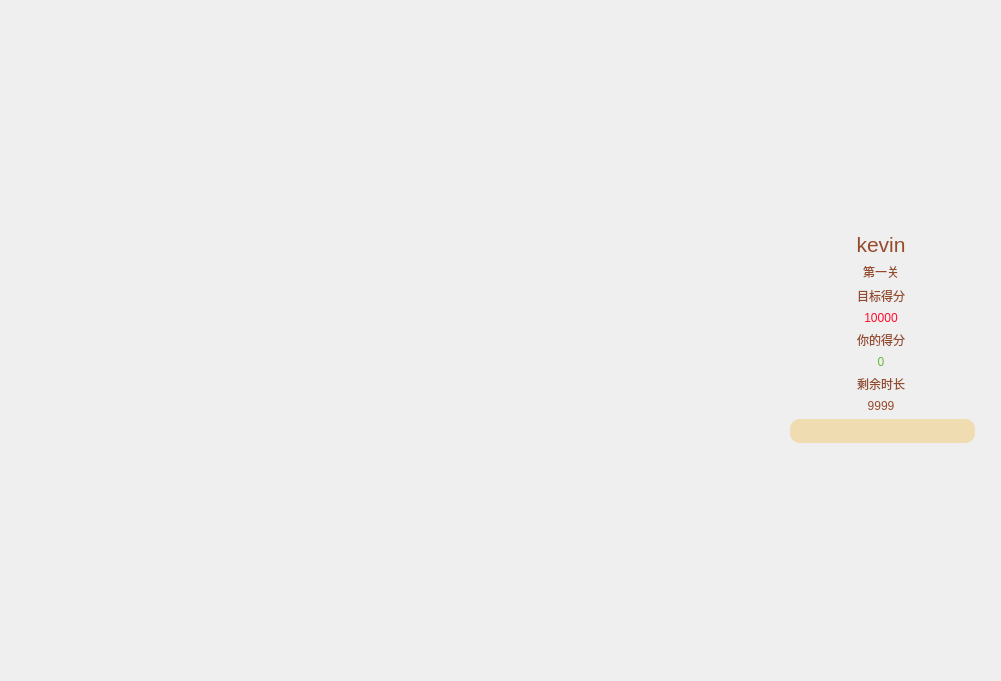
<?xml version="1.0" encoding="UTF-8"?>
<ui version="4.0">
 <class>GameWidget</class>
 <widget class="QWidget" name="GameWidget">
  <property name="geometry">
   <rect>
    <x>0</x>
    <y>0</y>
    <width>1001</width>
    <height>681</height>
   </rect>
  </property>
  <property name="sizePolicy">
   <sizepolicy hsizetype="Preferred" vsizetype="Preferred">
    <horstretch>0</horstretch>
    <verstretch>0</verstretch>
   </sizepolicy>
  </property>
  <property name="windowTitle">
   <string>Form</string>
  </property>
  <property name="styleSheet">
   <string notr="true"/>
  </property>
  <layout class="QHBoxLayout" name="horizontalLayout_2">
   <item>
    <widget class="QWidget" name="back_ground" native="true">
     <property name="autoFillBackground">
      <bool>false</bool>
     </property>
     <property name="styleSheet">
      <string notr="true">#back_ground {
	background-image: url(:/gui/gameWindow/bk.jpg)
}
</string>
     </property>
     <layout class="QHBoxLayout" name="horizontalLayout_3">
      <item>
       <layout class="QHBoxLayout" name="horizontalLayout">
        <item>
         <widget class="QWidget" name="left_widget" native="true">
          <property name="minimumSize">
           <size>
            <width>1</width>
            <height>0</height>
           </size>
          </property>
          <property name="maximumSize">
           <size>
            <width>100</width>
            <height>16777215</height>
           </size>
          </property>
          <layout class="QVBoxLayout" name="verticalLayout_4">
           <item>
            <widget class="QPushButton" name="time_stoper_button">
             <property name="styleSheet">
              <string notr="true">border:none;</string>
             </property>
             <property name="text">
              <string/>
             </property>
             <property name="icon">
              <iconset resource="../../resource/resource.qrc">
               <normaloff>:/gui/gameWindow/8.png</normaloff>:/gui/gameWindow/8.png</iconset>
             </property>
             <property name="iconSize">
              <size>
               <width>55</width>
               <height>55</height>
              </size>
             </property>
            </widget>
           </item>
           <item>
            <widget class="QPushButton" name="setting_button">
             <property name="styleSheet">
              <string notr="true">border:none;</string>
             </property>
             <property name="text">
              <string/>
             </property>
             <property name="icon">
              <iconset resource="../../resource/resource.qrc">
               <normaloff>:/gui/gameWindow/7.png</normaloff>:/gui/gameWindow/7.png</iconset>
             </property>
             <property name="iconSize">
              <size>
               <width>55</width>
               <height>55</height>
              </size>
             </property>
            </widget>
           </item>
           <item>
            <widget class="QPushButton" name="time_button">
             <property name="styleSheet">
              <string notr="true">border:none;</string>
             </property>
             <property name="text">
              <string/>
             </property>
             <property name="icon">
              <iconset resource="../../resource/resource.qrc">
               <normaloff>:/gui/gameWindow/4.png</normaloff>:/gui/gameWindow/4.png</iconset>
             </property>
             <property name="iconSize">
              <size>
               <width>60</width>
               <height>60</height>
              </size>
             </property>
            </widget>
           </item>
           <item>
            <widget class="QPushButton" name="score_button">
             <property name="styleSheet">
              <string notr="true">border:none;</string>
             </property>
             <property name="text">
              <string/>
             </property>
             <property name="icon">
              <iconset resource="../../resource/resource.qrc">
               <normaloff>:/gui/gameWindow/3.png</normaloff>:/gui/gameWindow/3.png</iconset>
             </property>
             <property name="iconSize">
              <size>
               <width>60</width>
               <height>60</height>
              </size>
             </property>
            </widget>
           </item>
           <item>
            <widget class="QPushButton" name="magic_button">
             <property name="styleSheet">
              <string notr="true">border:none;</string>
             </property>
             <property name="text">
              <string/>
             </property>
             <property name="icon">
              <iconset resource="../../resource/resource.qrc">
               <normaloff>:/gui/gameWindow/6.png</normaloff>:/gui/gameWindow/6.png</iconset>
             </property>
             <property name="iconSize">
              <size>
               <width>65</width>
               <height>65</height>
              </size>
             </property>
            </widget>
           </item>
           <item>
            <widget class="QPushButton" name="reset_button">
             <property name="styleSheet">
              <string notr="true">border:none;</string>
             </property>
             <property name="text">
              <string/>
             </property>
             <property name="icon">
              <iconset resource="../../resource/resource.qrc">
               <normaloff>:/gui/gameWindow/5.png</normaloff>:/gui/gameWindow/5.png</iconset>
             </property>
             <property name="iconSize">
              <size>
               <width>60</width>
               <height>60</height>
              </size>
             </property>
            </widget>
           </item>
          </layout>
         </widget>
        </item>
        <item>
         <widget class="BoardWidget" name="board_widget" native="true"/>
        </item>
        <item>
         <widget class="QWidget" name="right_widget" native="true">
          <property name="sizePolicy">
           <sizepolicy hsizetype="Preferred" vsizetype="Preferred">
            <horstretch>0</horstretch>
            <verstretch>0</verstretch>
           </sizepolicy>
          </property>
          <property name="minimumSize">
           <size>
            <width>100</width>
            <height>0</height>
           </size>
          </property>
          <property name="maximumSize">
           <size>
            <width>200</width>
            <height>16777215</height>
           </size>
          </property>
          <property name="autoFillBackground">
           <bool>false</bool>
          </property>
          <property name="styleSheet">
           <string notr="true">#right_widget {
	
	background-image:url(:/cubes/skin/2.png);
    background-size: cover;                       /* 图片自适应控件大小 */
}</string>
          </property>
          <layout class="QVBoxLayout" name="verticalLayout_2">
           <property name="topMargin">
            <number>0</number>
           </property>
           <item>
            <layout class="QVBoxLayout" name="verticalLayout">
             <property name="topMargin">
              <number>0</number>
             </property>
             <item>
              <widget class="QLabel" name="show_step_label">
               <property name="minimumSize">
                <size>
                 <width>120</width>
                 <height>100</height>
                </size>
               </property>
               <property name="font">
                <font>
                 <pointsize>26</pointsize>
                 <bold>false</bold>
                </font>
               </property>
               <property name="styleSheet">
                <string notr="true">image:url(:/cubes/skin/steps_3.png);

</string>
               </property>
               <property name="text">
                <string/>
               </property>
               <property name="scaledContents">
                <bool>false</bool>
               </property>
               <property name="alignment">
                <set>Qt::AlignmentFlag::AlignCenter</set>
               </property>
              </widget>
             </item>
             <item>
              <widget class="QLabel" name="avatar_label">
               <property name="minimumSize">
                <size>
                 <width>100</width>
                 <height>100</height>
                </size>
               </property>
               <property name="styleSheet">
                <string notr="true">image: url(:/cubes/bear/bear_cube.png);</string>
               </property>
               <property name="text">
                <string/>
               </property>
              </widget>
             </item>
             <item>
              <widget class="QLabel" name="show_name_label">
               <property name="font">
                <font>
                 <pointsize>16</pointsize>
                </font>
               </property>
               <property name="styleSheet">
                <string notr="true">color:rgb(148, 75, 43)</string>
               </property>
               <property name="text">
                <string>kevin</string>
               </property>
               <property name="alignment">
                <set>Qt::AlignmentFlag::AlignCenter</set>
               </property>
              </widget>
             </item>
             <item>
              <widget class="QLabel" name="show_level_label">
               <property name="styleSheet">
                <string notr="true">color:rgb(148, 75, 43)</string>
               </property>
               <property name="text">
                <string>第一关</string>
               </property>
               <property name="alignment">
                <set>Qt::AlignmentFlag::AlignCenter</set>
               </property>
              </widget>
             </item>
             <item>
              <widget class="QLabel" name="target_label">
               <property name="styleSheet">
                <string notr="true">color:rgb(148, 75, 43)</string>
               </property>
               <property name="text">
                <string>目标得分</string>
               </property>
               <property name="alignment">
                <set>Qt::AlignmentFlag::AlignCenter</set>
               </property>
              </widget>
             </item>
             <item>
              <widget class="QLabel" name="show_taget_label">
               <property name="styleSheet">
                <string notr="true">color:rgb(255, 12, 44)</string>
               </property>
               <property name="text">
                <string>10000</string>
               </property>
               <property name="alignment">
                <set>Qt::AlignmentFlag::AlignCenter</set>
               </property>
              </widget>
             </item>
             <item>
              <widget class="QLabel" name="socre_label">
               <property name="styleSheet">
                <string notr="true">color:rgb(148, 75, 43)</string>
               </property>
               <property name="text">
                <string>你的得分</string>
               </property>
               <property name="alignment">
                <set>Qt::AlignmentFlag::AlignCenter</set>
               </property>
              </widget>
             </item>
             <item>
              <widget class="QLabel" name="show_socre_label">
               <property name="styleSheet">
                <string notr="true">color:rgb(103, 182, 54)</string>
               </property>
               <property name="text">
                <string>0</string>
               </property>
               <property name="alignment">
                <set>Qt::AlignmentFlag::AlignCenter</set>
               </property>
              </widget>
             </item>
             <item>
              <widget class="QLabel" name="rest_time">
               <property name="styleSheet">
                <string notr="true">color:rgb(148, 75, 43)</string>
               </property>
               <property name="text">
                <string>剩余时长</string>
               </property>
               <property name="alignment">
                <set>Qt::AlignmentFlag::AlignCenter</set>
               </property>
              </widget>
             </item>
             <item>
              <widget class="QLabel" name="show_time_label">
               <property name="styleSheet">
                <string notr="true">color:rgb(148, 75, 43)</string>
               </property>
               <property name="text">
                <string>9999</string>
               </property>
               <property name="alignment">
                <set>Qt::AlignmentFlag::AlignCenter</set>
               </property>
              </widget>
             </item>
             <item>
              <widget class="QProgressBar" name="progressBar">
               <property name="sizePolicy">
                <sizepolicy hsizetype="Preferred" vsizetype="Fixed">
                 <horstretch>0</horstretch>
                 <verstretch>0</verstretch>
                </sizepolicy>
               </property>
               <property name="minimumSize">
                <size>
                 <width>185</width>
                 <height>0</height>
                </size>
               </property>
               <property name="maximumSize">
                <size>
                 <width>150</width>
                 <height>16777215</height>
                </size>
               </property>
               <property name="layoutDirection">
                <enum>Qt::LayoutDirection::LeftToRight</enum>
               </property>
               <property name="styleSheet">
                <string notr="true">QProgressBar {
    border:  none;   /* 外边框颜色 */
    border-radius: 10px;         /* 圆角边框 */
    background-color:rgb(239, 220, 177);   /* 背景颜色 */
    text-align: center;          /* 文本居中显示 */
    font-size: 14px;             /* 字体大小 */
    text-align: center;  /* 设置文本位置 */
    color: transparent;  /* 将字体颜色设置为透明 */
}

QProgressBar::chunk {
    background: qlineargradient(
        spread:pad, x1:0, y1:0.5, x2:1, y2:0.5,
        stop:0 rgb(171, 71, 17), stop:1 rgb(225, 184, 128)
    );                          /* 渐变效果，从珊瑚橙到天蓝色 */
    border-radius: 8px;         /* 圆角分块 */
    margin: 1px;                /* 分块间距 */
}
</string>
               </property>
               <property name="value">
                <number>60</number>
               </property>
               <property name="alignment">
                <set>Qt::AlignmentFlag::AlignCenter</set>
               </property>
              </widget>
             </item>
             <item>
              <spacer name="verticalSpacer">
               <property name="orientation">
                <enum>Qt::Orientation::Vertical</enum>
               </property>
               <property name="sizeHint" stdset="0">
                <size>
                 <width>20</width>
                 <height>40</height>
                </size>
               </property>
              </spacer>
             </item>
             <item>
              <widget class="QPushButton" name="pushButton">
               <property name="sizePolicy">
                <sizepolicy hsizetype="Preferred" vsizetype="Preferred">
                 <horstretch>0</horstretch>
                 <verstretch>0</verstretch>
                </sizepolicy>
               </property>
               <property name="styleSheet">
                <string notr="true">border:none;</string>
               </property>
               <property name="text">
                <string/>
               </property>
               <property name="icon">
                <iconset resource="../../resource/resource.qrc">
                 <normaloff>:/gui/modeselectionWindow/cute.png</normaloff>:/gui/modeselectionWindow/cute.png</iconset>
               </property>
               <property name="iconSize">
                <size>
                 <width>130</width>
                 <height>145</height>
                </size>
               </property>
              </widget>
             </item>
            </layout>
           </item>
          </layout>
         </widget>
        </item>
       </layout>
      </item>
     </layout>
    </widget>
   </item>
  </layout>
 </widget>
 <customwidgets>
  <customwidget>
   <class>BoardWidget</class>
   <extends>QWidget</extends>
   <header>code/core/boardwidget.h</header>
   <container>1</container>
  </customwidget>
 </customwidgets>
 <resources>
  <include location="../../resource/resource.qrc"/>
 </resources>
 <connections/>
</ui>
